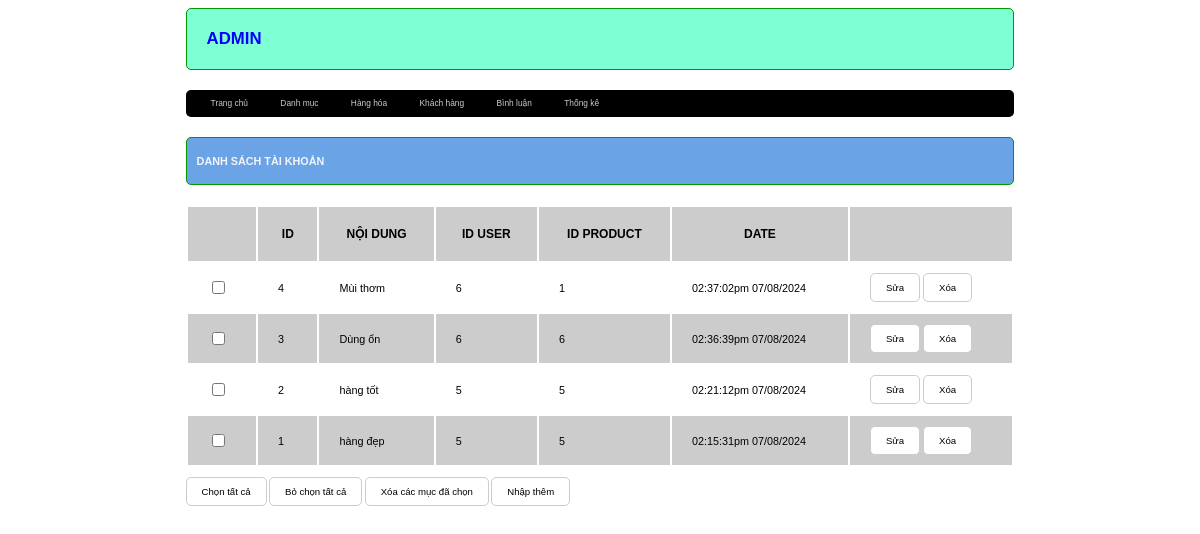
Page /admin/index.php?act=cmt on the committed database.
### tables this page shows
CREATE TABLE `comment` (
  `id` int NOT NULL,
  `content` varchar(255) NOT NULL,
  `id_user` int NOT NULL,
  `idpro` int NOT NULL,
  `date` varchar(30) NOT NULL
);

### model/pdo.php (called while the page is built, shortened)
<?php
function pdo_get_connection(){
    $dburl = "mysql:host=localhost;dbname=duanmau;charset=utf8";
    $username = 'root';
    $password = '';
    $conn = new PDO($dburl, $username, $password);
    $conn->setAttribute(PDO::ATTR_ERRMODE, PDO::ERRMODE_EXCEPTION);
    return $conn;
}
function pdo_query($sql){
    $sql_args = array_slice(func_get_args(), 1);
    try{
        $conn = pdo_get_connection();
        $stmt = $conn->prepare($sql);
        $stmt->execute($sql_args);
        $rows = $stmt->fetchAll();
        return $rows;
    }
    catch(PDOException $e){
        throw $e;
    }
    finally{
        unset($conn);
    }
}

### model/cmtModel.php (called while the page is built, shortened)
<?php
function listCmt($idpro){
    $sql="select * from comment where 1";
    $sql.=" order by id desc";
    $listcmt=pdo_query($sql);
    return $listcmt;
}
?>

### admin/comment/listcmt.php (the view)
<div class="row">
<div class="row">
            <div class="row header-admin-content"><h1>DANH SÁCH TÀI KHOẢN</h1></div>
        </div>
        <div class="row admin-form-content">
            <div class="row margin-bot-10 admin-list-table">
                <table>
                    <tr>
                        <th></th>
                        <th>ID</th>
                        <th>NỘI DUNG</th>
                        <th>ID USER</th>
                        <th>ID PRODUCT</th>
                        <th>DATE</th>
                        <th></th>
                    </tr>
                    <?php
                    foreach($listcmt as $cmt){
                        extract($cmt);
                        $update_cmt = "index.php?act=updatecmt&id=".$id_user;
                        $delete_cmt = "index.php?act=deletecmt&id=".$id_user;
                        echo '
                            <tr>
                                <td><input type="checkbox" name="" id=""></td>
                                <td>'.$id.'</td>
                                <td>'.$content.'</td>
                                <td>'.$id_user.'</td>
                                <td>'.$idpro.'</td>
                                <td>'.$date.'</td>
                                <td>
                                    <a href="'.$update_cmt.'"><input type="button" value="Sửa"></a>
                                    <a href="'.$delete_cmt.'"><input type="button" value="Xóa"></a>
                                </td>
                            </tr>
                        ';
                    }
                    ?>
                </table>
            </div>
            <div class="row margin-bot-10">
                <input type="button" value="Chọn tất cả" name="" id="">
                <input type="button" value="Bỏ chọn tất cả" name="" id="">
                <input type="button" value="Xóa các mục đã chọn" name="" id="">
                <a href="index.php?act=cate"><input type="button" value="Nhập thêm" name="" id=""></a>
            </div>
        </div>
</div>

### css/base.css (style rules this page uses)
.row { float: left; width: 100%; }
.margin-bot-10 { margin-bottom: 10px; }

### css/main.css (style rules this page uses)
* { box-sizing: border-box; font-size: 0.7vw; font-family: sans-serif; }
.form-user input[type="submit"], .form-user input[type="reset"], .admin-form-content input[type="submit"], .admin-form-content input[type="reset"], .admin-form-content input[type="button"] { border-radius: 5px; padding: 8px 15px; background-color: white; border: 1px solid #ccc; font-size: 0.8vw; }

### css/admin.css (style rules this page uses)
.header-admin-content { background-color: rgb(106, 164, 230); border: 1px solid #090; color: rgb(244, 244, 248); border-radius: 5px; padding: 10px; }
.header-admin-content h1 { font-size: 0.9vw; }
.admin-form-content { padding: 20px 0; }
.admin-list-table table { width: 100%; }
.admin-list-table table th { font-size: 1vw; }
.admin-list-table table th { padding: 20px; background-color: #ccc; }
.admin-list-table table td { padding: 10px 20px; font-size: 0.9vw; }
.admin-list-table table tr:nth-child(odd) { background-color: #ccc; }

### rows in the picture
comment: id "4", content "Mùi thơm", id_user "6", idpro "1", date "02:37:02pm 07/08/2024"
comment: id "3", content "Dùng ổn", id_user "6", idpro "6", date "02:36:39pm 07/08/2024"
comment: id "2", content "hàng tốt", id_user "5", idpro "5", date "02:21:12pm 07/08/2024"
comment: id "1", content "hàng đẹp", id_user "5", idpro "5", date "02:15:31pm 07/08/2024"
